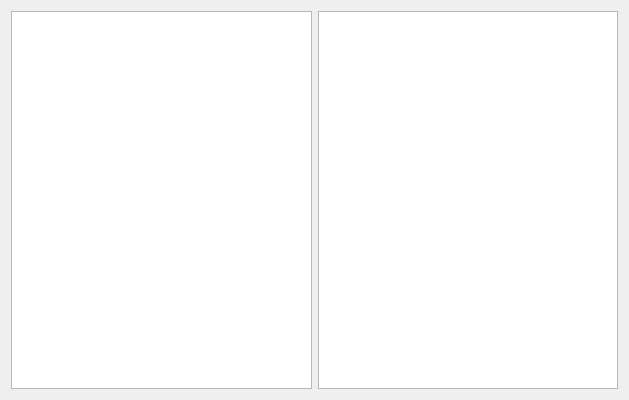
<?xml version="1.0" encoding="UTF-8"?>
<ui version="4.0">
 <class>FileBrowser</class>
 <widget class="QWidget" name="FileBrowser">
  <property name="geometry">
   <rect>
    <x>0</x>
    <y>0</y>
    <width>629</width>
    <height>400</height>
   </rect>
  </property>
  <property name="sizePolicy">
   <sizepolicy hsizetype="MinimumExpanding" vsizetype="Preferred">
    <horstretch>0</horstretch>
    <verstretch>0</verstretch>
   </sizepolicy>
  </property>
  <property name="windowTitle">
   <string>Form</string>
  </property>
  <layout class="QHBoxLayout" name="horizontalLayout">
   <item>
    <widget class="QTreeView" name="treeViewBrowser">
     <property name="headerHidden">
      <bool>true</bool>
     </property>
    </widget>
   </item>
   <item>
    <widget class="QListView" name="listViewBrowser"/>
   </item>
  </layout>
 </widget>
 <resources/>
 <connections/>
</ui>
